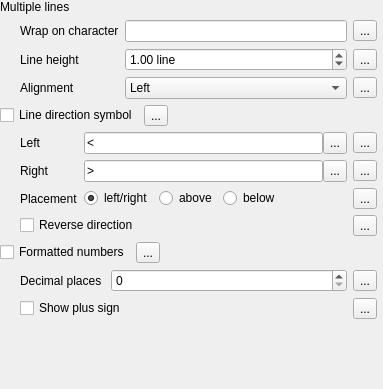
                    <widget class="QWidget" name="scrollAreaWidgetContents_6">
                     <property name="geometry">
                      <rect>
                       <x>0</x>
                       <y>0</y>
                       <width>383</width>
                       <height>389</height>
                      </rect>
                     </property>
                     <layout class="QVBoxLayout" name="verticalLayout_14">
                      <property name="leftMargin">
                       <number>0</number>
                      </property>
                      <property name="topMargin">
                       <number>0</number>
                      </property>
                      <property name="rightMargin">
                       <number>6</number>
                      </property>
                      <item>
                       <layout class="QGridLayout" name="gridLayout_35">
                        <property name="verticalSpacing">
                         <number>6</number>
                        </property>
                        <item row="0" column="0">
                         <widget class="QLabel" name="label_24">
                          <property name="text">
                           <string>Multiple lines</string>
                          </property>
                         </widget>
                        </item>
                        <item row="1" column="0">
                         <widget class="QFrame" name="mMultiLinesFrame">
                          <property name="frameShape">
                           <enum>QFrame::NoFrame</enum>
                          </property>
                          <property name="frameShadow">
                           <enum>QFrame::Raised</enum>
                          </property>
                          <layout class="QGridLayout" name="gridLayout_28">
                           <property name="leftMargin">
                            <number>20</number>
                           </property>
                           <property name="topMargin">
                            <number>0</number>
                           </property>
                           <property name="rightMargin">
                            <number>0</number>
                           </property>
                           <property name="bottomMargin">
                            <number>0</number>
                           </property>
                           <item row="0" column="2">
                            <widget class="QgsDataDefinedButton" name="mWrapCharDDBtn">
                             <property name="text">
                              <string>...</string>
                             </property>
                            </widget>
                           </item>
                           <item row="0" column="1">
                            <widget class="QLineEdit" name="wrapCharacterEdit">
                             <property name="minimumSize">
                              <size>
                               <width>0</width>
                               <height>0</height>
                              </size>
                             </property>
                            </widget>
                           </item>
                           <item row="1" column="2">
                            <widget class="QgsDataDefinedButton" name="mFontLineHeightDDBtn">
                             <property name="text">
                              <string>...</string>
                             </property>
                            </widget>
                           </item>
                           <item row="0" column="0">
                            <widget class="QLabel" name="label_2">
                             <property name="sizePolicy">
                              <sizepolicy hsizetype="Maximum" vsizetype="Preferred">
                               <horstretch>0</horstretch>
                               <verstretch>0</verstretch>
                              </sizepolicy>
                             </property>
                             <property name="text">
                              <string>Wrap on character</string>
                             </property>
                            </widget>
                           </item>
                           <item row="1" column="0">
                            <widget class="QLabel" name="mFontLineHeightLabel">
                             <property name="sizePolicy">
                              <sizepolicy hsizetype="Maximum" vsizetype="Preferred">
                               <horstretch>0</horstretch>
                               <verstretch>0</verstretch>
                              </sizepolicy>
                             </property>
                             <property name="text">
                              <string>Line height</string>
                             </property>
                            </widget>
                           </item>
                           <item row="1" column="1">
                            <widget class="QgsDoubleSpinBox" name="mFontLineHeightSpinBox">
                             <property name="enabled">
                              <bool>true</bool>
                             </property>
                             <property name="minimumSize">
                              <size>
                               <width>0</width>
                               <height>0</height>
                              </size>
                             </property>
                             <property name="toolTip">
                              <string>Line height spacing for multi-line text</string>
                             </property>
                             <property name="suffix">
                              <string> line</string>
                             </property>
                             <property name="minimum">
                              <double>0.000000000000000</double>
                             </property>
                             <property name="maximum">
                              <double>10.000000000000000</double>
                             </property>
                             <property name="singleStep">
                              <double>0.100000000000000</double>
                             </property>
                             <property name="value">
                              <double>1.000000000000000</double>
                             </property>
                            </widget>
                           </item>
                           <item row="2" column="0">
                            <widget class="QLabel" name="mFontMultiLineLabel">
                             <property name="sizePolicy">
                              <sizepolicy hsizetype="Maximum" vsizetype="Preferred">
                               <horstretch>0</horstretch>
                               <verstretch>0</verstretch>
                              </sizepolicy>
                             </property>
                             <property name="text">
                              <string>Alignment</string>
                             </property>
                            </widget>
                           </item>
                           <item row="2" column="1">
                            <widget class="QComboBox" name="mFontMultiLineAlignComboBox">
                             <property name="enabled">
                              <bool>true</bool>
                             </property>
                             <property name="toolTip">
                              <string>Paragraph style alignment of multi-line text</string>
                             </property>
                             <property name="layoutDirection">
                              <enum>Qt::LeftToRight</enum>
                             </property>
                             <item>
                              <property name="text">
                               <string>Left</string>
                              </property>
                             </item>
                             <item>
                              <property name="text">
                               <string>Center</string>
                              </property>
                             </item>
                             <item>
                              <property name="text">
                               <string>Right</string>
                              </property>
                             </item>
                            </widget>
                           </item>
                           <item row="2" column="2">
                            <widget class="QgsDataDefinedButton" name="mFontMultiLineAlignDDBtn">
                             <property name="text">
                              <string>...</string>
                             </property>
                            </widget>
                           </item>
                          </layout>
                         </widget>
                        </item>
                       </layout>
                      </item>
                      <item>
                       <widget class="QFrame" name="mDirectSymbolsFrame">
                        <layout class="QGridLayout" name="gridLayout_33">
                         <property name="margin">
                          <number>0</number>
                         </property>
                         <property name="verticalSpacing">
                          <number>6</number>
                         </property>
                         <item row="0" column="2">
                          <spacer name="horizontalSpacer_9">
                           <property name="orientation">
                            <enum>Qt::Horizontal</enum>
                           </property>
                           <property name="sizeHint" stdset="0">
                            <size>
                             <width>0</width>
                             <height>20</height>
                            </size>
                           </property>
                          </spacer>
                         </item>
                         <item row="0" column="1">
                          <widget class="QgsDataDefinedButton" name="mDirectSymbDDBtn">
                           <property name="text">
                            <string>...</string>
                           </property>
                          </widget>
                         </item>
                         <item row="0" column="0">
                          <widget class="QCheckBox" name="mDirectSymbChkBx">
                           <property name="sizePolicy">
                            <sizepolicy hsizetype="Maximum" vsizetype="Fixed">
                             <horstretch>0</horstretch>
                             <verstretch>0</verstretch>
                            </sizepolicy>
                           </property>
                           <property name="text">
                            <string>Line direction symbol</string>
                           </property>
                          </widget>
                         </item>
                         <item row="1" column="0" colspan="3">
                          <widget class="QFrame" name="mDirectSymbFrame">
                           <property name="frameShape">
                            <enum>QFrame::NoFrame</enum>
                           </property>
                           <property name="frameShadow">
                            <enum>QFrame::Raised</enum>
                           </property>
                           <layout class="QGridLayout" name="gridLayout_30">
                            <property name="leftMargin">
                             <number>20</number>
                            </property>
                            <property name="topMargin">
                             <number>0</number>
                            </property>
                            <property name="rightMargin">
                             <number>0</number>
                            </property>
                            <property name="bottomMargin">
                             <number>0</number>
                            </property>
                            <item row="1" column="1">
                             <widget class="QFrame" name="mDirectSymbRightFrame">
                              <layout class="QHBoxLayout" name="horizontalLayout_6">
                               <property name="spacing">
                                <number>0</number>
                               </property>
                               <property name="margin">
                                <number>0</number>
                               </property>
                               <item>
                                <widget class="QLineEdit" name="mDirectSymbRightLineEdit">
                                 <property name="sizePolicy">
                                  <sizepolicy hsizetype="Preferred" vsizetype="Fixed">
                                   <horstretch>0</horstretch>
                                   <verstretch>0</verstretch>
                                  </sizepolicy>
                                 </property>
                                 <property name="text">
                                  <string>&gt;</string>
                                 </property>
                                 <property name="alignment">
                                  <set>Qt::AlignLeading|Qt::AlignLeft|Qt::AlignVCenter</set>
                                 </property>
                                </widget>
                               </item>
                               <item>
                                <widget class="QToolButton" name="mDirectSymbRightToolBtn">
                                 <property name="maximumSize">
                                  <size>
                                   <width>16777215</width>
                                   <height>22</height>
                                  </size>
                                 </property>
                                 <property name="text">
                                  <string>...</string>
                                 </property>
                                </widget>
                               </item>
                              </layout>
                             </widget>
                            </item>
                            <item row="2" column="2">
                             <widget class="QgsDataDefinedButton" name="mDirectSymbPlacementDDBtn">
                              <property name="text">
                               <string>...</string>
                              </property>
                             </widget>
                            </item>
                            <item row="0" column="2">
                             <widget class="QgsDataDefinedButton" name="mDirectSymbLeftDDBtn">
                              <property name="text">
                               <string>...</string>
                              </property>
                             </widget>
                            </item>
                            <item row="0" column="0">
                             <widget class="QLabel" name="mDirectSymbLeftLabel">
                              <property name="sizePolicy">
                               <sizepolicy hsizetype="Maximum" vsizetype="Preferred">
                                <horstretch>0</horstretch>
                                <verstretch>0</verstretch>
                               </sizepolicy>
                              </property>
                              <property name="text">
                               <string>Left</string>
                              </property>
                             </widget>
                            </item>
                            <item row="1" column="0">
                             <widget class="QLabel" name="mDirectSymbRightLabel">
                              <property name="text">
                               <string>Right</string>
                              </property>
                             </widget>
                            </item>
                            <item row="2" column="0">
                             <widget class="QLabel" name="mDirectSymbPlacementLabel">
                              <property name="sizePolicy">
                               <sizepolicy hsizetype="Maximum" vsizetype="Preferred">
                                <horstretch>0</horstretch>
                                <verstretch>0</verstretch>
                               </sizepolicy>
                              </property>
                              <property name="text">
                               <string>Placement</string>
                              </property>
                             </widget>
                            </item>
                            <item row="3" column="0" colspan="2">
                             <widget class="QCheckBox" name="mDirectSymbRevChkBx">
                              <property name="text">
                               <string>Reverse direction</string>
                              </property>
                             </widget>
                            </item>
                            <item row="1" column="2">
                             <widget class="QgsDataDefinedButton" name="mDirectSymbRightDDBtn">
                              <property name="text">
                               <string>...</string>
                              </property>
                             </widget>
                            </item>
                            <item row="0" column="1">
                             <widget class="QFrame" name="mDirectSymbLeftFrame">
                              <layout class="QHBoxLayout" name="horizontalLayout_21">
                               <property name="spacing">
                                <number>0</number>
                               </property>
                               <property name="margin">
                                <number>0</number>
                               </property>
                               <item>
                                <widget class="QLineEdit" name="mDirectSymbLeftLineEdit">
                                 <property name="sizePolicy">
                                  <sizepolicy hsizetype="Preferred" vsizetype="Fixed">
                                   <horstretch>0</horstretch>
                                   <verstretch>0</verstretch>
                                  </sizepolicy>
                                 </property>
                                 <property name="text">
                                  <string>&lt;</string>
                                 </property>
                                 <property name="alignment">
                                  <set>Qt::AlignLeading|Qt::AlignLeft|Qt::AlignVCenter</set>
                                 </property>
                                </widget>
                               </item>
                               <item>
                                <widget class="QToolButton" name="mDirectSymbLeftToolBtn">
                                 <property name="maximumSize">
                                  <size>
                                   <width>16777215</width>
                                   <height>22</height>
                                  </size>
                                 </property>
                                 <property name="text">
                                  <string>...</string>
                                 </property>
                                </widget>
                               </item>
                              </layout>
                             </widget>
                            </item>
                            <item row="3" column="2">
                             <widget class="QgsDataDefinedButton" name="mDirectSymbRevDDBtn">
                              <property name="text">
                               <string>...</string>
                              </property>
                             </widget>
                            </item>
                            <item row="2" column="1">
                             <widget class="QFrame" name="mDirectSymbPlacementFrame">
                              <layout class="QHBoxLayout" name="horizontalLayout_17">
                               <property name="margin">
                                <number>0</number>
                               </property>
                               <item>
                                <widget class="QRadioButton" name="mDirectSymbRadioBtnLR">
                                 <property name="sizePolicy">
                                  <sizepolicy hsizetype="Maximum" vsizetype="Fixed">
                                   <horstretch>0</horstretch>
                                   <verstretch>0</verstretch>
                                  </sizepolicy>
                                 </property>
                                 <property name="text">
                                  <string>left/right</string>
                                 </property>
                                 <property name="checked">
                                  <bool>true</bool>
                                 </property>
                                </widget>
                               </item>
                               <item>
                                <widget class="QRadioButton" name="mDirectSymbRadioBtnAbove">
                                 <property name="sizePolicy">
                                  <sizepolicy hsizetype="Maximum" vsizetype="Fixed">
                                   <horstretch>0</horstretch>
                                   <verstretch>0</verstretch>
                                  </sizepolicy>
                                 </property>
                                 <property name="text">
                                  <string>above</string>
                                 </property>
                                </widget>
                               </item>
                               <item>
                                <widget class="QRadioButton" name="mDirectSymbRadioBtnBelow">
                                 <property name="text">
                                  <string>below</string>
                                 </property>
                                </widget>
                               </item>
                              </layout>
                             </widget>
                            </item>
                           </layout>
                          </widget>
                         </item>
                        </layout>
                       </widget>
                      </item>
                      <item>
                       <layout class="QGridLayout" name="gridLayout_34">
                        <property name="verticalSpacing">
                         <number>6</number>
                        </property>
                        <item row="0" column="2">
                         <spacer name="horizontalSpacer_8">
                          <property name="orientation">
                           <enum>Qt::Horizontal</enum>
                          </property>
                          <property name="sizeHint" stdset="0">
                           <size>
                            <width>0</width>
                            <height>20</height>
                           </size>
                          </property>
                         </spacer>
                        </item>
                        <item row="0" column="0">
                         <widget class="QCheckBox" name="mFormatNumChkBx">
                          <property name="sizePolicy">
                           <sizepolicy hsizetype="Maximum" vsizetype="Fixed">
                            <horstretch>0</horstretch>
                            <verstretch>0</verstretch>
                           </sizepolicy>
                          </property>
                          <property name="text">
                           <string>Formatted numbers</string>
                          </property>
                         </widget>
                        </item>
                        <item row="0" column="1">
                         <widget class="QgsDataDefinedButton" name="mFormatNumDDBtn">
                          <property name="text">
                           <string>...</string>
                          </property>
                         </widget>
                        </item>
                        <item row="1" column="0" colspan="3">
                         <widget class="QFrame" name="mFormatNumFrame">
                          <property name="frameShape">
                           <enum>QFrame::NoFrame</enum>
                          </property>
                          <property name="frameShadow">
                           <enum>QFrame::Raised</enum>
                          </property>
                          <layout class="QGridLayout" name="gridLayout_31">
                           <property name="leftMargin">
                            <number>20</number>
                           </property>
                           <property name="topMargin">
                            <number>0</number>
                           </property>
                           <property name="rightMargin">
                            <number>0</number>
                           </property>
                           <property name="bottomMargin">
                            <number>0</number>
                           </property>
                           <item row="0" column="0">
                            <widget class="QLabel" name="mFormatNumDecimalsLabel">
                             <property name="text">
                              <string>Decimal places </string>
                             </property>
                            </widget>
                           </item>
                           <item row="0" column="1">
                            <widget class="QgsSpinBox" name="mFormatNumDecimalsSpnBx">
                             <property name="sizePolicy">
                              <sizepolicy hsizetype="MinimumExpanding" vsizetype="Fixed">
                               <horstretch>0</horstretch>
                               <verstretch>0</verstretch>
                              </sizepolicy>
                             </property>
                             <property name="maximum">
                              <number>20</number>
                             </property>
                            </widget>
                           </item>
                           <item row="0" column="2">
                            <widget class="QgsDataDefinedButton" name="mFormatNumDecimalsDDBtn">
                             <property name="text">
                              <string>...</string>
                             </property>
                            </widget>
                           </item>
                           <item row="1" column="0" colspan="2">
                            <widget class="QCheckBox" name="mFormatNumPlusSignChkBx">
                             <property name="layoutDirection">
                              <enum>Qt::LeftToRight</enum>
                             </property>
                             <property name="text">
                              <string>Show plus sign</string>
                             </property>
                            </widget>
                           </item>
                           <item row="1" column="2">
                            <widget class="QgsDataDefinedButton" name="mFormatNumPlusSignDDBtn">
                             <property name="text">
                              <string>...</string>
                             </property>
                            </widget>
                           </item>
                          </layout>
                         </widget>
                        </item>
                       </layout>
                      </item>
                      <item>
                       <spacer name="verticalSpacer_6">
                        <property name="orientation">
                         <enum>Qt::Vertical</enum>
                        </property>
                        <property name="sizeHint" stdset="0">
                         <size>
                          <width>20</width>
                          <height>0</height>
                         </size>
                        </property>
                       </spacer>
                      </item>
                     </layout>
                    </widget>
